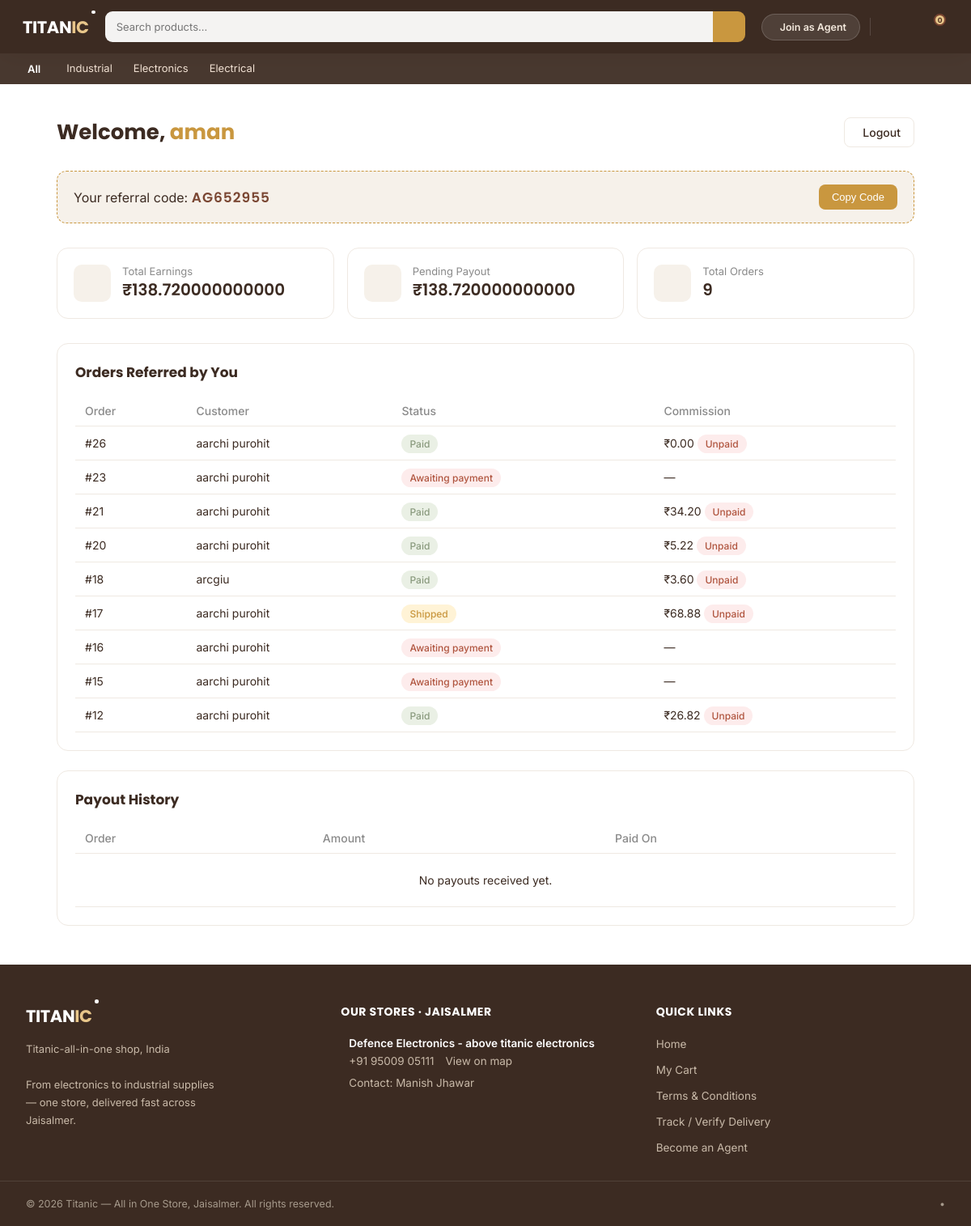
Before: /agent/dashboard/ (signed in) with the older database file.
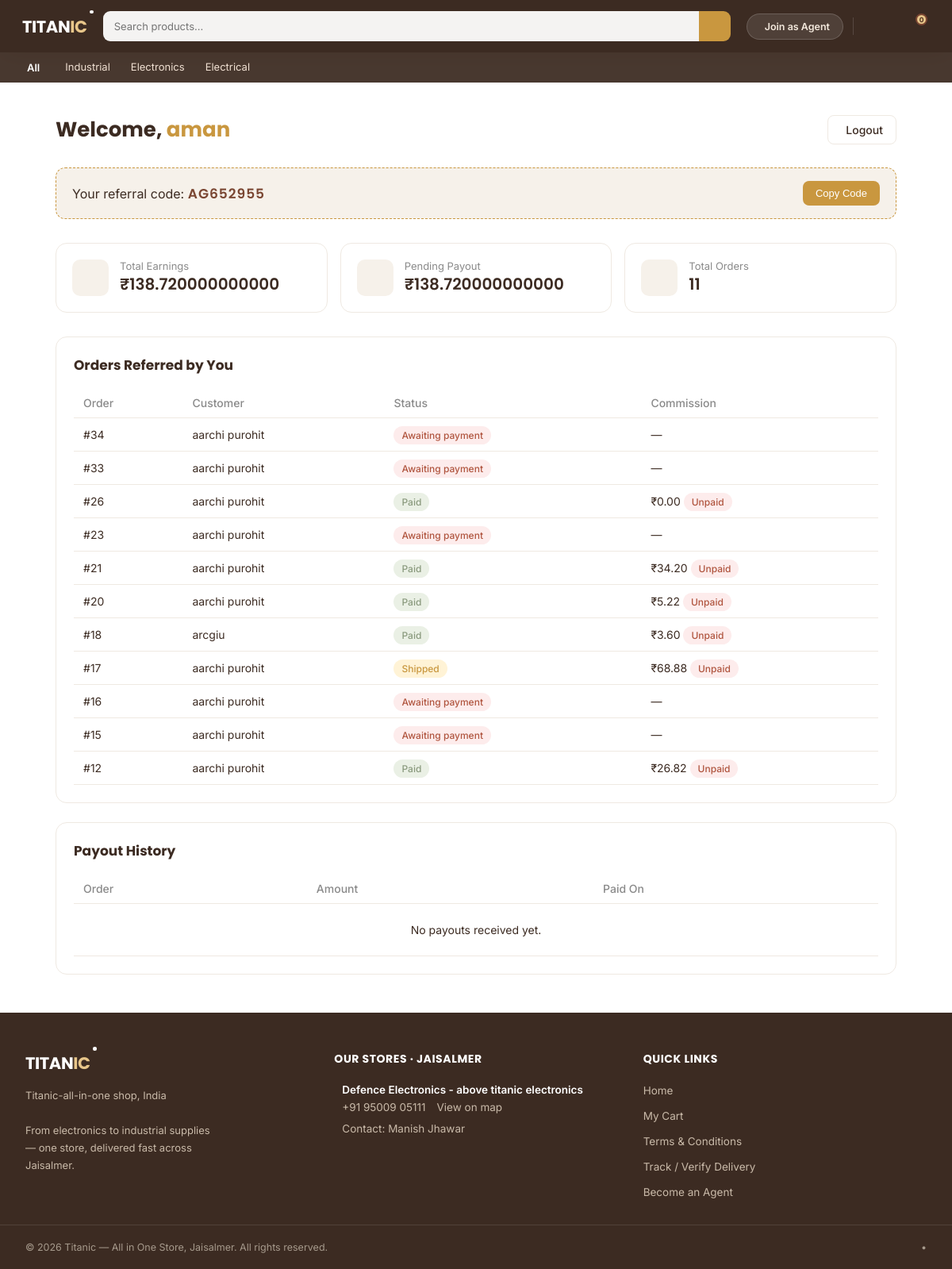
After: the same page with the newer database file.
### orders/models.py (models this page shows, shortened)
class Order(models.Model):
    STATUS_CHOICES = [
        ('pending', 'Awaiting payment'),
        ('paid', 'Paid'),
        ('shipped', 'Shipped'),
        ('delivered', 'Delivered'),
    ]
    customer = models.ForeignKey(User, null=True, blank=True, on_delete=models.SET_NULL, related_name='orders')
    full_name = models.CharField(max_length=100)
    phone = models.CharField(max_length=15)
    address = models.TextField()
    pincode = models.CharField(max_length=10)
    referred_by = models.ForeignKey(Agent, null=True, blank=True, on_delete=models.SET_NULL)
    status = models.CharField(max_length=20, choices=STATUS_CHOICES, default='pending')
    delivery_otp = models.CharField(max_length=6, null=True, blank=True)
    razorpay_order_id = models.CharField(max_length=100, null=True, blank=True)  # legacy, unused now
    utr_number = models.CharField(max_length=30, blank=True, default='')  # UPI transaction ref entered by customer
    created_at = models.DateTimeField(auto_now_add=True)
    delivery_distance_km = models.DecimalField(max_digits=6, decimal_places=2, null=True, blank=True)
    convenience_charge = models.DecimalField(max_digits=10, decimal_places=2, default=0)

### agents/models.py (models this page shows, shortened)
class Commission(models.Model):
    order = models.OneToOneField('orders.Order', on_delete=models.CASCADE, related_name='commission')
    agent = models.ForeignKey(Agent, on_delete=models.CASCADE, related_name='commissions')
    amount = models.DecimalField(max_digits=10, decimal_places=2)
    is_paid = models.BooleanField(default=False)
    created_at = models.DateTimeField(auto_now_add=True)
    paid_at = models.DateTimeField(null=True, blank=True)

### agents/views.py (the view)
# urls.py: path('agent/dashboard/', views.agent_dashboard, name='agent_dashboard'),
@login_required(login_url='agent_login')
def agent_dashboard(request):
    if not hasattr(request.user, 'agent'):
        messages.error(request, 'Ye page sirf agents ke liye hai.')
        return redirect('agent_login')
    agent = request.user.agent
    if not agent.is_approved:
        return render(request, 'agents/dashboard.html', {
            'agent': agent,
            'pending_approval': True,
        })
    orders = Order.objects.filter(referred_by=agent).order_by('-created_at')
    commissions = Commission.objects.filter(agent=agent).order_by('-created_at')
    total_earnings = commissions.aggregate(total=Sum('amount'))['total'] or 0
    pending_amount = commissions.filter(is_paid=False).aggregate(total=Sum('amount'))['total'] or 0
    paid_amount = commissions.filter(is_paid=True).aggregate(total=Sum('amount'))['total'] or 0
    payout_history = commissions.filter(is_paid=True).order_by('-paid_at')
    context = {
        'agent': agent,
        'pending_approval': False,
        'orders': orders,
        'total_orders': orders.count(),
        'total_earnings': total_earnings,
        'pending_amount': pending_amount,
        'paid_amount': paid_amount,
        'payout_history': payout_history,
    }
    return render(request, 'agents/dashboard.html', context)

### products/context_processors.py (called while the page is built)
def featured_categories(request):
    return {
        'featured_categories': {
            'industrial': Categories.objects.filter(parent=None, name__in=['Industrial', 'FMCG', 'Fmcg', 'Personal Care & Household']).first(),
            'bigdeals': Categories.objects.filter(parent=None, name__iregex=r'^big ?deals?$').first(),
            'electronics': Categories.objects.filter(parent=None, name__in=['Electronics']).first(),
            'electricals': Categories.objects.filter(parent=None, name__in=['Electrical', 'Electricals']).first(),
        }
    }

### agents/templates/agents/dashboard.html (shortened to what the changed rows need)
{% extends 'base.html' %}
{% load static %}
{% block content %}
<link rel="stylesheet" href="{% static 'agents/dashboard.css' %}">
<div class="dash-wrap">
    <div class="dash-header">
        <h1>Welcome, <span>{{ agent.name }}</span></h1>
    </div>
    {% if pending_approval %}
        <div class="pending-box">
            <i class="ti ti-clock-hour-4"></i>
            <h2>Approval Pending</h2>
            <p>Your agent account is under review. Once approved, you'll be able to see your earnings and orders here.</p>
        </div>
    {% else %}
        <div class="referral-box">
            <div>
                Your referral code: <span class="code">{{ agent.referral_code }}</span>
            </div>
            <button onclick="navigator.clipboard.writeText('{{ agent.referral_code }}'); this.innerText='Copied!'">
                Copy Code
            </button>
        </div>
        <div class="stat-grid">
            <div class="stat-card">
                <div class="stat-icon"></div>
                <div class="stat-info">
                    <div class="label">Total Earnings</div>
                    <div class="value">₹{{ total_earnings }}</div>
                </div>
            </div>
            <div class="stat-card">
                <div class="stat-icon"></div>
                <div class="stat-info">
                    <div class="label">Pending Payout</div>
                    <div class="value">₹{{ pending_amount }}</div>
                </div>
            </div>
            <div class="stat-card">
                <div class="stat-icon"></div>
                <div class="stat-info">
                    <div class="label">Total Orders</div>
                    <div class="value">{{ total_orders }}</div>
                </div>
            </div>
        </div>
        <div class="dash-section">
            <h3>Orders Referred by You</h3>
            <table class="dash-table">
                <thead>
                    <tr>
                        <th>Order</th>
                        <th>Customer</th>
                        <th>Status</th>
                        <th>Commission</th>
                    </tr>
                </thead>
                <tbody>
                    {% for order in orders %}
                    <tr>
                        <td>#{{ order.id }}</td>
                        <td>{{ order.full_name }}</td>
                        <td><span class="badge badge-{{ order.status }}">{{ order.get_status_display }}</span></td>
                        <td>
                            {% if order.commission %}
                                ₹{{ order.commission.amount }}
                                {% if order.commission.is_paid %}
                                    <span class="badge badge-paid">Paid</span>
                                {% else %}
                                    <span class="badge badge-pending">Unpaid</span>
                                {% endif %}
                            {% else %}
                                —
                            {% endif %}
                        </td>
                    </tr>
                    {% empty %}
                    <tr><td colspan="4" class="empty-row">No orders yet. Share your referral code to start earning!</td></tr>
                    {% endfor %}
                </tbody>
            </table>
        </div>
        <div class="dash-section">
            <h3>Payout History</h3>
            <table class="dash-table">
                <thead>
                    <tr>
                        <th>Order</th>
                        <th>Amount</th>
                        <th>Paid On</th>
                    </tr>
                </thead>
                <tbody>
                    {% for c in payout_history %}
                    <tr>
                        <td>#{{ c.order.id }}</td>
                        <td>₹{{ c.amount }}</td>
                        <td>{{ c.paid_at|date:"d M Y" }}</td>
                    </tr>
                    {% empty %}
                    <tr><td colspan="3" class="empty-row">No payouts received yet.</td></tr>
                    {% endfor %}
                </tbody>
            </table>
        </div>
    {% endif %}
</div>
{% endblock %}

Changed rows visible on the page:
added Order: id "34", full_name "aarchi purohit", status "Awaiting payment"
added Order: id "33", full_name "aarchi purohit", status "Awaiting payment"
Other visible differences:
{{ total_orders }}: "9" → "11"
